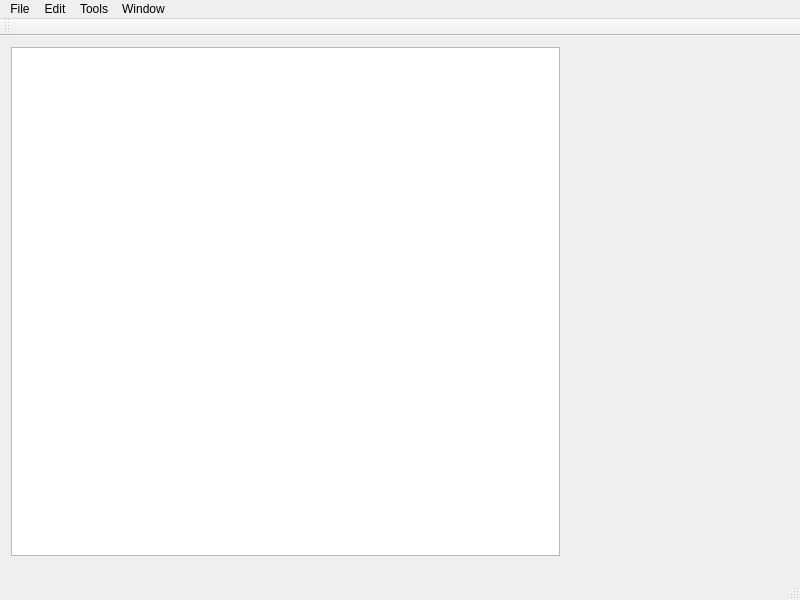
<?xml version="1.0" encoding="UTF-8"?>
<ui version="4.0">
 <class>MainWindow</class>
 <widget class="QMainWindow" name="MainWindow">
  <property name="geometry">
   <rect>
    <x>0</x>
    <y>0</y>
    <width>800</width>
    <height>600</height>
   </rect>
  </property>
  <property name="windowTitle">
   <string>MainWindow</string>
  </property>
  <widget class="QWidget" name="centralWidget">
   <widget class="QWidget" name="verticalLayoutWidget">
    <property name="geometry">
     <rect>
      <x>0</x>
      <y>0</y>
      <width>571</width>
      <height>531</height>
     </rect>
    </property>
    <layout class="QVBoxLayout" name="verticalLayout">
     <item>
      <widget class="QTextEdit" name="textEdit"/>
     </item>
    </layout>
   </widget>
  </widget>
  <widget class="QMenuBar" name="menuBar">
   <property name="geometry">
    <rect>
     <x>0</x>
     <y>0</y>
     <width>800</width>
     <height>20</height>
    </rect>
   </property>
   <widget class="QMenu" name="menuFile">
    <property name="title">
     <string>File</string>
    </property>
    <addaction name="actionNew"/>
    <addaction name="actionOpen"/>
    <addaction name="actionSave"/>
    <addaction name="actionSave_As"/>
    <addaction name="actionPrint"/>
    <addaction name="actionExit"/>
   </widget>
   <widget class="QMenu" name="menuEdit">
    <property name="title">
     <string>Edit</string>
    </property>
    <addaction name="actionCopy"/>
    <addaction name="actionPaste"/>
    <addaction name="actionCut"/>
    <addaction name="actionUndo"/>
    <addaction name="actionRedo"/>
   </widget>
   <widget class="QMenu" name="menuWindow">
    <property name="title">
     <string>Tools</string>
    </property>
    <addaction name="actionTheme"/>
    <addaction name="actionProject_Settings"/>
    <addaction name="actionOptions_2"/>
   </widget>
   <widget class="QMenu" name="menuWindow_2">
    <property name="title">
     <string>Window</string>
    </property>
    <addaction name="actionFull_Screen"/>
    <addaction name="actionZoom_in"/>
    <addaction name="actionZoom_out"/>
    <addaction name="separator"/>
    <addaction name="actionTheme_2"/>
    <addaction name="actionOptions_3"/>
   </widget>
   <addaction name="menuFile"/>
   <addaction name="menuEdit"/>
   <addaction name="menuWindow"/>
   <addaction name="menuWindow_2"/>
  </widget>
  <widget class="QToolBar" name="mainToolBar">
   <attribute name="toolBarArea">
    <enum>TopToolBarArea</enum>
   </attribute>
   <attribute name="toolBarBreak">
    <bool>false</bool>
   </attribute>
  </widget>
  <widget class="QStatusBar" name="statusBar"/>
  <action name="actionNew">
   <property name="icon">
    <iconset resource="resources.qrc">
     <normaloff>:/Images/new-file.png</normaloff>:/Images/new-file.png</iconset>
   </property>
   <property name="text">
    <string>New</string>
   </property>
  </action>
  <action name="actionOpen">
   <property name="icon">
    <iconset resource="resources.qrc">
     <normaloff>:/Images/open.png</normaloff>:/Images/open.png</iconset>
   </property>
   <property name="text">
    <string>Open</string>
   </property>
  </action>
  <action name="actionSave_As">
   <property name="icon">
    <iconset resource="resources.qrc">
     <normaloff>:/Images/download.png</normaloff>:/Images/download.png</iconset>
   </property>
   <property name="text">
    <string>Save As</string>
   </property>
  </action>
  <action name="actionSave_All_2">
   <property name="text">
    <string>Save All</string>
   </property>
  </action>
  <action name="actionOptions">
   <property name="text">
    <string>Options</string>
   </property>
  </action>
  <action name="actionCopy">
   <property name="icon">
    <iconset resource="resources.qrc">
     <normaloff>:/Images/copy-197-1172885.png</normaloff>:/Images/copy-197-1172885.png</iconset>
   </property>
   <property name="text">
    <string>Copy</string>
   </property>
  </action>
  <action name="actionPaste">
   <property name="text">
    <string>Paste</string>
   </property>
  </action>
  <action name="actionCut">
   <property name="icon">
    <iconset resource="resources.qrc">
     <normaloff>:/Images/cut-icon-256-540293500.png</normaloff>:/Images/cut-icon-256-540293500.png</iconset>
   </property>
   <property name="text">
    <string>Cut</string>
   </property>
  </action>
  <action name="actionUndo">
   <property name="text">
    <string>Undo</string>
   </property>
  </action>
  <action name="actionRedo">
   <property name="text">
    <string>Redo</string>
   </property>
  </action>
  <action name="actionTheme">
   <property name="text">
    <string>Theme</string>
   </property>
  </action>
  <action name="actionProject_Settings">
   <property name="text">
    <string>Project Settings</string>
   </property>
  </action>
  <action name="actionExit">
   <property name="text">
    <string>Exit</string>
   </property>
  </action>
  <action name="actionOptions_2">
   <property name="text">
    <string>Options</string>
   </property>
  </action>
  <action name="actionFull_Screen">
   <property name="text">
    <string>Full Screen</string>
   </property>
  </action>
  <action name="actionZoom_in">
   <property name="text">
    <string>Zoom in</string>
   </property>
  </action>
  <action name="actionZoom_out">
   <property name="text">
    <string>Zoom out</string>
   </property>
  </action>
  <action name="actionTheme_2">
   <property name="text">
    <string>Theme</string>
   </property>
  </action>
  <action name="actionOptions_3">
   <property name="text">
    <string>Options</string>
   </property>
  </action>
  <action name="actionPrint">
   <property name="icon">
    <iconset resource="resources.qrc">
     <normaloff>:/Images/print.png</normaloff>:/Images/print.png</iconset>
   </property>
   <property name="text">
    <string>Print</string>
   </property>
  </action>
  <action name="actionSave">
   <property name="text">
    <string>Save</string>
   </property>
  </action>
 </widget>
 <layoutdefault spacing="6" margin="11"/>
 <resources>
  <include location="resources.qrc"/>
 </resources>
 <connections/>
</ui>
